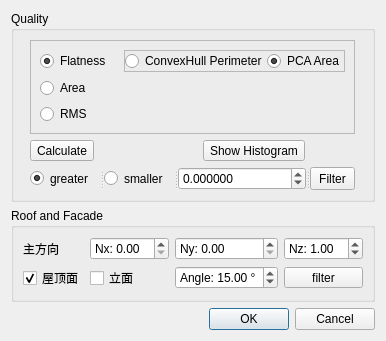
<?xml version="1.0" encoding="UTF-8"?>
<ui version="4.0">
 <class>bdrPlaneQualityDlg</class>
 <widget class="QDialog" name="bdrPlaneQualityDlg">
  <property name="geometry">
   <rect>
    <x>0</x>
    <y>0</y>
    <width>381</width>
    <height>301</height>
   </rect>
  </property>
  <property name="windowTitle">
   <string>Plane Quality</string>
  </property>
  <layout class="QVBoxLayout" name="verticalLayout">
   <item>
    <widget class="QGroupBox" name="groupBox">
     <property name="sizePolicy">
      <sizepolicy hsizetype="Preferred" vsizetype="Fixed">
       <horstretch>0</horstretch>
       <verstretch>0</verstretch>
      </sizepolicy>
     </property>
     <property name="title">
      <string>Quality</string>
     </property>
     <layout class="QGridLayout" name="gridLayout_2">
      <item row="1" column="1">
       <widget class="QToolButton" name="histogramToolButton">
        <property name="text">
         <string>Show Histogram</string>
        </property>
       </widget>
      </item>
      <item row="2" column="0" colspan="2">
       <widget class="QSplitter" name="splitter">
        <property name="orientation">
         <enum>Qt::Horizontal</enum>
        </property>
        <widget class="QRadioButton" name="greaterRadioButton">
         <property name="text">
          <string>greater</string>
         </property>
         <property name="checked">
          <bool>true</bool>
         </property>
        </widget>
        <widget class="QRadioButton" name="smallerRadioButton">
         <property name="text">
          <string>smaller</string>
         </property>
        </widget>
        <widget class="QDoubleSpinBox" name="thresholdDoubleSpinBox">
         <property name="maximumSize">
          <size>
           <width>16777215</width>
           <height>23</height>
          </size>
         </property>
         <property name="decimals">
          <number>6</number>
         </property>
         <property name="minimum">
          <double>-100000000000.000000000000000</double>
         </property>
         <property name="maximum">
          <double>1000000000000.000000000000000</double>
         </property>
        </widget>
        <widget class="QToolButton" name="filtertoolButton">
         <property name="text">
          <string>Filter</string>
         </property>
        </widget>
       </widget>
      </item>
      <item row="1" column="0">
       <widget class="QToolButton" name="calculateToolButton">
        <property name="text">
         <string>Calculate</string>
        </property>
       </widget>
      </item>
      <item row="0" column="0" colspan="2">
       <widget class="QFrame" name="frame">
        <property name="frameShape">
         <enum>QFrame::StyledPanel</enum>
        </property>
        <property name="frameShadow">
         <enum>QFrame::Raised</enum>
        </property>
        <layout class="QGridLayout" name="gridLayout_3">
         <item row="0" column="0">
          <widget class="QRadioButton" name="qualityFlatnessRadioButton">
           <property name="text">
            <string>Flatness</string>
           </property>
           <property name="checked">
            <bool>true</bool>
           </property>
          </widget>
         </item>
         <item row="1" column="0">
          <widget class="QRadioButton" name="qualityAreaRadioButton">
           <property name="text">
            <string>Area</string>
           </property>
          </widget>
         </item>
         <item row="2" column="0">
          <widget class="QRadioButton" name="qualityRMSRadioButton">
           <property name="text">
            <string>RMS</string>
           </property>
          </widget>
         </item>
         <item row="0" column="1">
          <widget class="QFrame" name="flatnessOptionFrame">
           <property name="frameShape">
            <enum>QFrame::StyledPanel</enum>
           </property>
           <property name="frameShadow">
            <enum>QFrame::Raised</enum>
           </property>
           <layout class="QHBoxLayout" name="horizontalLayout_2">
            <property name="spacing">
             <number>0</number>
            </property>
            <property name="leftMargin">
             <number>0</number>
            </property>
            <property name="topMargin">
             <number>0</number>
            </property>
            <property name="rightMargin">
             <number>0</number>
            </property>
            <property name="bottomMargin">
             <number>0</number>
            </property>
            <item>
             <widget class="QRadioButton" name="flatPeriRadioButton">
              <property name="text">
               <string>ConvexHull Perimeter</string>
              </property>
             </widget>
            </item>
            <item>
             <widget class="QRadioButton" name="flatAreaRadioButton">
              <property name="text">
               <string>PCA Area</string>
              </property>
              <property name="checked">
               <bool>true</bool>
              </property>
             </widget>
            </item>
           </layout>
          </widget>
         </item>
        </layout>
       </widget>
      </item>
     </layout>
    </widget>
   </item>
   <item>
    <widget class="QGroupBox" name="groupBox_2">
     <property name="sizePolicy">
      <sizepolicy hsizetype="Preferred" vsizetype="Fixed">
       <horstretch>0</horstretch>
       <verstretch>0</verstretch>
      </sizepolicy>
     </property>
     <property name="title">
      <string>Roof and Facade</string>
     </property>
     <layout class="QGridLayout" name="gridLayout">
      <item row="1" column="2">
       <widget class="QDoubleSpinBox" name="facadeAngleDoubleSpinBox">
        <property name="prefix">
         <string>Angle: </string>
        </property>
        <property name="suffix">
         <string> °</string>
        </property>
        <property name="maximum">
         <double>90.000000000000000</double>
        </property>
        <property name="singleStep">
         <double>1.000000000000000</double>
        </property>
        <property name="value">
         <double>15.000000000000000</double>
        </property>
       </widget>
      </item>
      <item row="1" column="0">
       <widget class="QCheckBox" name="rooftopCheckBox">
        <property name="sizePolicy">
         <sizepolicy hsizetype="Minimum" vsizetype="Fixed">
          <horstretch>0</horstretch>
          <verstretch>0</verstretch>
         </sizepolicy>
        </property>
        <property name="maximumSize">
         <size>
          <width>83</width>
          <height>16777215</height>
         </size>
        </property>
        <property name="text">
         <string>屋顶面</string>
        </property>
        <property name="checked">
         <bool>true</bool>
        </property>
       </widget>
      </item>
      <item row="1" column="1">
       <widget class="QCheckBox" name="facadeCheckBox">
        <property name="sizePolicy">
         <sizepolicy hsizetype="Minimum" vsizetype="Fixed">
          <horstretch>0</horstretch>
          <verstretch>0</verstretch>
         </sizepolicy>
        </property>
        <property name="maximumSize">
         <size>
          <width>78</width>
          <height>16777215</height>
         </size>
        </property>
        <property name="text">
         <string>立面</string>
        </property>
       </widget>
      </item>
      <item row="1" column="3">
       <widget class="QToolButton" name="facadeFilterToolButton">
        <property name="sizePolicy">
         <sizepolicy hsizetype="Minimum" vsizetype="Fixed">
          <horstretch>0</horstretch>
          <verstretch>0</verstretch>
         </sizepolicy>
        </property>
        <property name="minimumSize">
         <size>
          <width>51</width>
          <height>0</height>
         </size>
        </property>
        <property name="text">
         <string>filter</string>
        </property>
       </widget>
      </item>
      <item row="0" column="1">
       <widget class="QDoubleSpinBox" name="facadeNxDoubleSpinBox">
        <property name="prefix">
         <string>Nx: </string>
        </property>
        <property name="suffix">
         <string/>
        </property>
        <property name="maximum">
         <double>90.000000000000000</double>
        </property>
        <property name="singleStep">
         <double>0.100000000000000</double>
        </property>
        <property name="value">
         <double>0.000000000000000</double>
        </property>
       </widget>
      </item>
      <item row="0" column="2">
       <widget class="QDoubleSpinBox" name="facadeNyDoubleSpinBox">
        <property name="prefix">
         <string>Ny: </string>
        </property>
        <property name="suffix">
         <string/>
        </property>
        <property name="maximum">
         <double>90.000000000000000</double>
        </property>
        <property name="singleStep">
         <double>0.100000000000000</double>
        </property>
        <property name="value">
         <double>0.000000000000000</double>
        </property>
       </widget>
      </item>
      <item row="0" column="3">
       <widget class="QDoubleSpinBox" name="facadeNzDoubleSpinBox">
        <property name="prefix">
         <string>Nz: </string>
        </property>
        <property name="suffix">
         <string/>
        </property>
        <property name="maximum">
         <double>90.000000000000000</double>
        </property>
        <property name="singleStep">
         <double>0.100000000000000</double>
        </property>
        <property name="value">
         <double>1.000000000000000</double>
        </property>
       </widget>
      </item>
      <item row="0" column="0">
       <widget class="QLabel" name="label">
        <property name="text">
         <string>主方向</string>
        </property>
       </widget>
      </item>
     </layout>
    </widget>
   </item>
   <item>
    <widget class="QDialogButtonBox" name="buttonBox">
     <property name="orientation">
      <enum>Qt::Horizontal</enum>
     </property>
     <property name="standardButtons">
      <set>QDialogButtonBox::Cancel|QDialogButtonBox::Ok</set>
     </property>
    </widget>
   </item>
  </layout>
 </widget>
 <resources/>
 <connections>
  <connection>
   <sender>buttonBox</sender>
   <signal>accepted()</signal>
   <receiver>bdrPlaneQualityDlg</receiver>
   <slot>accept()</slot>
   <hints>
    <hint type="sourcelabel">
     <x>248</x>
     <y>254</y>
    </hint>
    <hint type="destinationlabel">
     <x>157</x>
     <y>274</y>
    </hint>
   </hints>
  </connection>
  <connection>
   <sender>buttonBox</sender>
   <signal>rejected()</signal>
   <receiver>bdrPlaneQualityDlg</receiver>
   <slot>reject()</slot>
   <hints>
    <hint type="sourcelabel">
     <x>316</x>
     <y>260</y>
    </hint>
    <hint type="destinationlabel">
     <x>286</x>
     <y>274</y>
    </hint>
   </hints>
  </connection>
  <connection>
   <sender>qualityFlatnessRadioButton</sender>
   <signal>toggled(bool)</signal>
   <receiver>flatnessOptionFrame</receiver>
   <slot>setEnabled(bool)</slot>
   <hints>
    <hint type="sourcelabel">
     <x>66</x>
     <y>51</y>
    </hint>
    <hint type="destinationlabel">
     <x>208</x>
     <y>51</y>
    </hint>
   </hints>
  </connection>
 </connections>
</ui>
